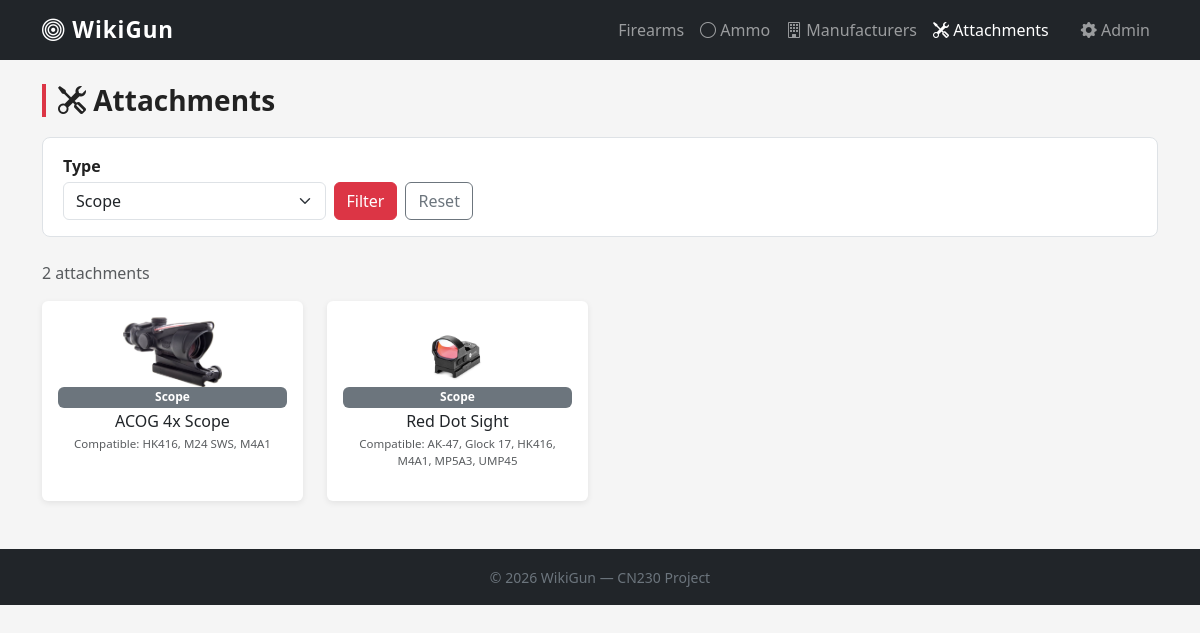
/attachment.php?type=Scope, run on the app's committed database.
### tables this page shows
CREATE TABLE IF NOT EXISTS attachment (
    id INT PRIMARY KEY AUTO_INCREMENT,
    name VARCHAR(100) NOT NULL,
    type VARCHAR(50),
    img_path TEXT
);

### attachment.php (the view, shortened to what this page needs)
<?php
require 'db.php';
require 'includes/header.php';
$f_type = trim($_GET['type'] ?? '');
$types = $conn->query("SELECT DISTINCT type FROM attachment ORDER BY type");
$sql = "
    SELECT a.id, a.name, a.type, a.img_path,
           GROUP_CONCAT(f.name ORDER BY f.name SEPARATOR ', ') AS firearms
    FROM attachment a
    LEFT JOIN firearm_attachment fa ON a.id = fa.attachment_id
    LEFT JOIN firearm f             ON fa.firearm_id = f.id
    WHERE (? = '' OR a.type = ?)
    GROUP BY a.id
    ORDER BY a.type, a.name
";
$stmt = $conn->prepare($sql);
$stmt->bind_param('ss', $f_type, $f_type);
$stmt->execute();
$result = $stmt->get_result();
?>
<h1 class="page-title"><i class="bi bi-tools"></i> Attachments</h1>
<form method="get" class="filter-bar">
    <div class="row g-2 align-items-end">
        <div class="col-6 col-md-3">
            <label class="form-label mb-1 fw-semibold">Type</label>
            <select name="type" class="form-select filter-select">
                <?php while ($r = $types->fetch_assoc()): ?>
                    <option value="<?= htmlspecialchars($r['type']) ?>"
                        <?= $f_type === $r['type'] ? 'selected' : '' ?>>
                        <?= htmlspecialchars($r['type']) ?>
                    </option>
                <?php endwhile; ?>
            </select>
        </div>
        <div class="col-auto d-flex gap-2">
            <button type="submit" class="btn btn-danger">Filter</button>
            <a href="attachment.php" class="btn btn-outline-secondary">Reset</a>
        </div>
    </div>
</form>
<p class="text-muted mb-3"><?= $result->num_rows ?> attachment<?= $result->num_rows !== 1 ? 's' : '' ?></p>
<?php if ($result->num_rows === 0): ?>
    <div class="empty-state">
        <i class="bi bi-tools"></i>
        No attachments match your filter.
    </div>
<?php else: ?>
<div class="row row-cols-2 row-cols-md-3 row-cols-lg-4 g-4">
    <?php while ($att = $result->fetch_assoc()): ?>
    <div class="col">
        <div class="card h-100 text-center p-3 firearm-card">
            <?= img_or_icon($att['img_path'], 'tools', $att['name'], 'height:70px;object-fit:contain;') ?>
            <span class="badge bg-secondary mb-1"><?= htmlspecialchars($att['type']) ?></span>
            <h6 class="mb-1"><?= htmlspecialchars($att['name']) ?></h6>
            <?php if ($att['firearms']): ?>
                <p class="text-muted" style="font-size:.72rem;">
                    Compatible: <?= htmlspecialchars($att['firearms']) ?>
                </p>
            <?php endif; ?>
        </div>
    </div>
    <?php endwhile; ?>
</div>
<?php endif; ?>
<?php require 'includes/footer.php'; ?>

### includes/helpers.php (shortened to what this page needs)
<?php
function img_or_icon(string $path, string $bi_class, string $alt = '', string $style = 'height:60px;object-fit:contain;'): string {
    return '<img src="' . htmlspecialchars($path) . '"'
         . ' alt="' . htmlspecialchars($alt) . '"'
         . ' style="' . $style . '"'
         . ' onerror="this.style.display=\'none\'">';
}

### assets/css/style.css (style rules this page uses)
body { background-color: #f5f5f5; color: #222; }
.filter-bar { background: #fff; border: 1px solid #dee2e6; border-radius: .5rem; padding: 1rem 1.25rem; margin-bottom: 1.5rem; }
.firearm-card { transition: transform .15s, box-shadow .15s; border: none; box-shadow: 0 2px 6px rgba(0,0,0,.08); }
.page-title { font-size: 1.75rem; font-weight: 700; border-left: 4px solid #dc3545; padding-left: .75rem; margin-bottom: 1.25rem; }

### data on the page
attachment: img_path+name (picture), type "Scope", name "ACOG 4x Scope", firearms "HK416, M24 SWS, M4A1"
attachment: img_path+name (picture), type "Scope", name "Red Dot Sight", firearms "AK-47, Glock 17, HK416, M4A1, MP5A3, UMP45"

### other printed values
$result->num_rows "2"
form field type "Scope"
